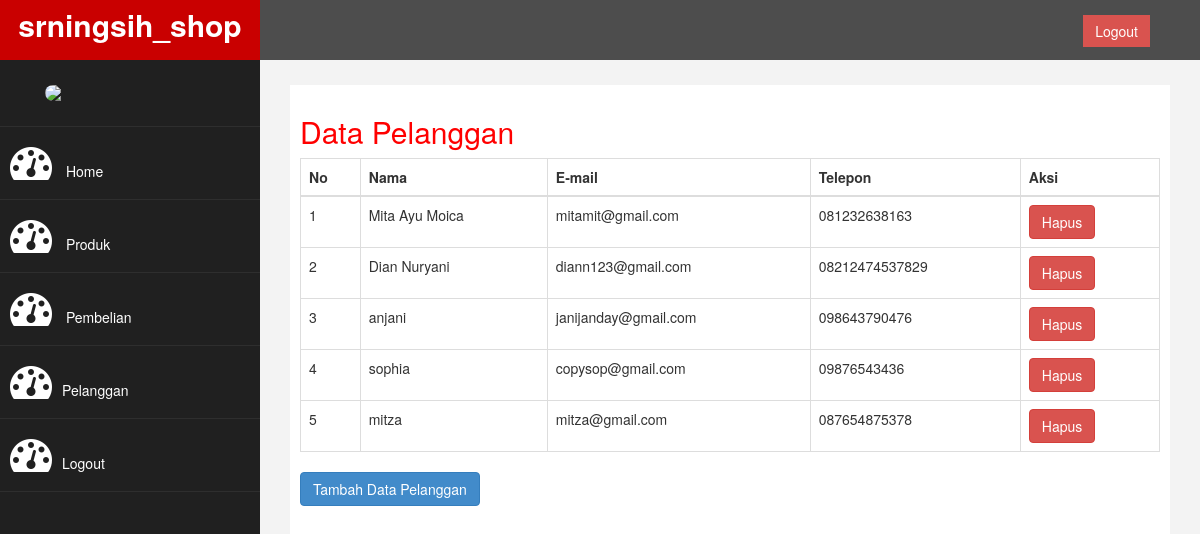
Page /admin/index.php?halaman=pelanggan (signed in) on the committed database.
### tables this page shows
CREATE TABLE `pelanggan` (
  `id_pelanggan` int(11) NOT NULL AUTO_INCREMENT,
  `email_pelanggan` varchar(100) NOT NULL,
  `password_pelanggan` varchar(50) NOT NULL,
  `nama_pelanggan` varchar(100) NOT NULL,
  `telpon_pelanggan` varchar(25) NOT NULL,
  `alamat_pelanggan` text NOT NULL,
  PRIMARY KEY (`id_pelanggan`)
);

### admin/pelanggan.php (the view)
<h2>Data Pelanggan</h2>
<table class="table table-bordered">
<thead>
		<tr>
			<th>No</th>
			<th>Nama</th>
			<th>E-mail</th>
			<th>Telepon</th>
			<th>Aksi</th>
		</tr>
	</thead>
	<tbody>
		<?php $nomor=1  ?>
		<?php $ambil=$koneksi->query("SELECT * FROM pelanggan");  ?>
		<?php while($pecah =$ambil->fetch_assoc()){ ?>
		<tr>
			<td> <?php echo $nomor;?> </td>
			<td> <?php echo $pecah['nama_pelanggan']; ?></td>
			<td> <?php echo $pecah['email_pelanggan']; ?></td>
			<td> <?php echo $pecah['telpon_pelanggan']; ?></td>
			<td>
				<a href="index.php?halaman=hapuspelanggan&id=<?php echo $pecah['id_pelanggan']; ?>" class="btn-danger btn">Hapus</a>
			</td>
		</tr>
		<?php $nomor++; ?>
		<?php } ?>
	</tbody>
</table>
<a href="index.php?halaman=tambahpelanggan" class="btn btn-primary">Tambah Data Pelanggan</a>

### admin/assets/css/custom.css (style rules this page uses)
body { background-image: url(".../admin/nyoba.jpg"); background-size: cover; }
h2 { color: #f00; }

### admin/index.php (style rules this page uses)
body { background-image: url("495.jpg"); background-size: cover; }

### rows in the picture
pelanggan: nama_pelanggan "Mita Ayu Moica", email_pelanggan "mitamit@gmail.com", telpon_pelanggan "081232638163"
pelanggan: nama_pelanggan "Dian Nuryani", email_pelanggan "diann123@gmail.com", telpon_pelanggan "08212474537829"
pelanggan: nama_pelanggan "anjani", email_pelanggan "janijanday@gmail.com", telpon_pelanggan "098643790476"
pelanggan: nama_pelanggan "sophia", email_pelanggan "copysop@gmail.com", telpon_pelanggan "09876543436"
pelanggan: nama_pelanggan "mitza", email_pelanggan "mitza@gmail.com", telpon_pelanggan "087654875378"
